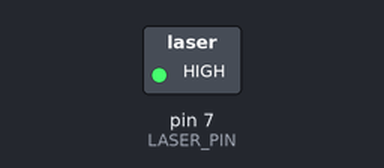
This sketch was run on a simulated Arduino Uno, built with avr-gcc and run on an emulated ATmega328P. Parts: switched loads named in the sketch (green lamp = pin HIGH).

Above: at 0.1 s.
Timing chart, 0 to 1.6 s (numbered marks = the images above):
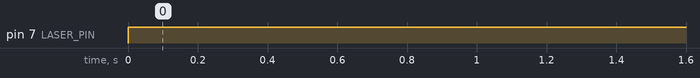

Measured:
- by itself, pin 7 (LASER_PIN): LOW → HIGH at 0.00 s

The sketch:

12_laser.ino
```cpp
// KY-008 Laser Module Test Code
const int LASER_PIN = 7; // Connects to the 'S' pin of the module

void setup() {
  pinMode(LASER_PIN, OUTPUT); // Configure the laser pin as an output driver
}

void loop() {
  digitalWrite(LASER_PIN, HIGH); // Turn Laser ON
  delay(1000);                   // Wait for 1 second

  // digitalWrite(LASER_PIN, LOW);  // Turn Laser OFF
  // delay(1000);                   // Wait for 1 second
}
```
